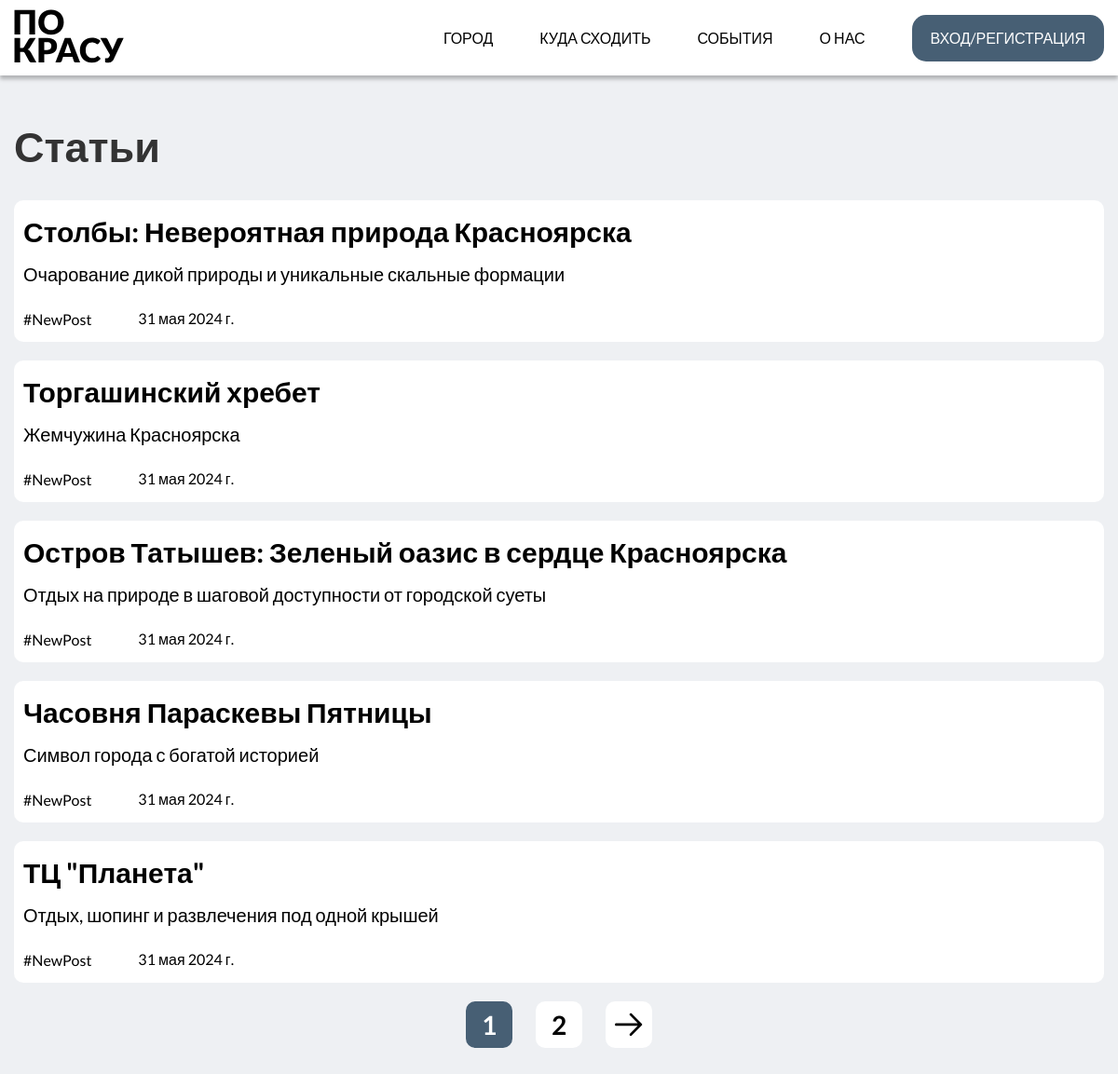
The app's page /articles/ with its own data.
### articles/models.py (models this page shows, shortened)
class Article(models.Model):
    id = models.AutoField(primary_key=True)
    title = models.CharField('Заголовок', max_length=200)
    subtitle = models.CharField('Подзаголовок', max_length=200)
    content = models.TextField('Текст статьи')
    date = models.DateField('Дата публикации', default=timezone.now)
    author = models.ForeignKey(User, on_delete=models.DO_NOTHING, null=True, blank=True)
    picture = models.ImageField(upload_to='articles/', null=True, blank=True)
    class Meta:
        verbose_name = 'Статья'
        verbose_name_plural = 'Статьи'

### articles/views.py (the view)
# urls.py: path('', views.index, name='articles'),
def index(request, page=1):
    paginator = Paginator(Article.objects.all(), 5)
    page = paginator.page(page)
    articles = Article.objects.order_by('-date')
    return render(request, 'articles/articles_home.html', {
        'paginator': paginator,
        'page': page,
    })

### articles/templates/articles/articles_home.html (shortened to what this page needs)
{% load static %}
<!DOCTYPE html>
<html lang="ru">
<head>
    <link rel="stylesheet" href="{% static 'articles/css/style.css' %}">
</head>
<body>
    <header>
        <div class="wrapper">
            <div class="header">
                <a href="{% url 'main_page' %}"><img src="{% static 'main_page/img/logo.svg' %}" alt=""></a>
                <ul class="nav_menu">
                    <li><a href="{% url 'main_page' %}">Город</a></li>
                    <li><a href="{% url 'restaurants' %}">Куда сходить</a></li>
                    <li><a href="{% url 'articles' %}">События</a></li>
                    <li><a href="{% url 'about_us' %}">О нас</a></li>
                    {% if user.is_authenticated %}
                        <li><a class="login_btn" href="{% url 'profile' %}">Профиль</a></li>
                    {% else %}
                        <li><a class="login_btn" href="{% url 'login' %}">Вход/Регистрация </a></li>
                    {% endif %}
                </ul>
            </div>
        </div>
    </header>
    <section id="blog">
        <div class="wrapper">
            <div class="blog_header">
                <h2>Статьи</h2>
            </div>
            <div class="blog">
                {% for el in page.object_list %}
                    <a href="/articles/{{ el.id }}" class="post">
                    <h4>{{ el.title }}</h4>
                    <p>{{ el.subtitle }}</p>
                    <div class="post_footer">
                        <span class="teg">
                            #NewPost
                        </span>
                        <span class="date">
                            {{ el.date}}
                        </span>
                    </div>
                </a>
                {% endfor %}
                <div class="croshka">
                    <button class="active_btn">{{ page.number }}</button>
                    {% if page.has_next %}
                        <a href="{% url 'articles_page' page.next_page_number %}">
                            <button>{{ page.next_page_number }}</button>
                        </a>
                        <a href="{% url 'articles_page' page.next_page_number %}">
                            <button><img src="{% static 'articles/img/arrow_right.svg' %}" alt=""></button>
                        </a>
                    {% endif %}
                </div>
            </div>
        </div>
    </section>
</body>
</html>

### articles/static/articles/css/style.css (style rules this page uses)
* { margin: 0; padding: 0; box-sizing: border-box; text-decoration: none; list-style: none; outline: none; font-family: "Lato", sans-serif; }
body { background-color: #fff; color: #333; }
.wrapper { width: 100%; max-width: 1170px; margin: 0 auto; }
header { z-index: 999; width: 100%; padding: 10px 0; position: fixed; background: #FFFFFF; box-shadow: 0px 4px 4px rgba(0, 0, 0, 0.25); }
.header { display: flex; align-items: center; justify-content: space-between; }
.header ul { display: flex; align-items: center; gap: 50px; }
.login_btn { width: 100%; height: 50px; display: flex; align-items: center; justify-content: center; color: #fff !important; font-size: 24px; border-radius: 15px; background: #475F74; padding: 0 20px; }
.header ul li a { display: flex; align-items: center; font-size: 16px; font-weight: 500; text-transform: uppercase; color: #000; gap: 5px; }
h2 { font-size: 45px; font-weight: 700; margin-bottom: 20px; }
#catalog, #blog { padding: 130px 0 150px; background: #EEF0F3; min-height: 100vh; }
.croshka { display: flex; align-items: center; gap: 25px; justify-content: center; }
.croshka button { width: 50px; height: 50px; display: flex; align-items: center; justify-content: center; background: #fff; border-radius: 10px; color: #000; border: none; outline: none; cursor: pointer; font-size: 28px; font-weight: 600; }
.croshka .active_btn { background: #475F74; color: #fff; }
.blog_header { margin-bottom: 30px; }
.blog_header h2 { margin-bottom: 10px; }
.blog { display: flex; flex-direction: column; gap: 20px; }
.post { width: 100%; max-height: 230px; background: #fff; border-radius: 10px; padding: 15px 10px; color: #000; display: flex; flex-direction: column; gap: 15px; }
.post h4 { font-size: 30px; font-weight: bold; line-height: normal; }
.post p { font-size: 20px; font-weight: 400; width: 80%; }
.post_footer { display: flex; align-items: center; gap: 50px; margin-top: 10px; }

### records on screen
Article: title "Столбы: Невероятная природа Красноярска", subtitle "Очарование дикой природы и уникальные скальные формации", date "31 мая 2024 г."
Article: title "Торгашинский хребет", subtitle "Жемчужина Красноярска", date "31 мая 2024 г."
Article: title "Остров Татышев: Зеленый оазис в сердце Красноярска", subtitle "Отдых на природе в шаговой доступности от городской суеты", date "31 мая 2024 г."
Article: title "Часовня Параскевы Пятницы", subtitle "Символ города с богатой историей", date "31 мая 2024 г."
Article: title "ТЦ \"Планета\"", subtitle "Отдых, шопинг и развлечения под одной крышей", date "31 мая 2024 г."

### other values on screen
{{ page.number }} "1"
{{ page.next_page_number }} "2"
